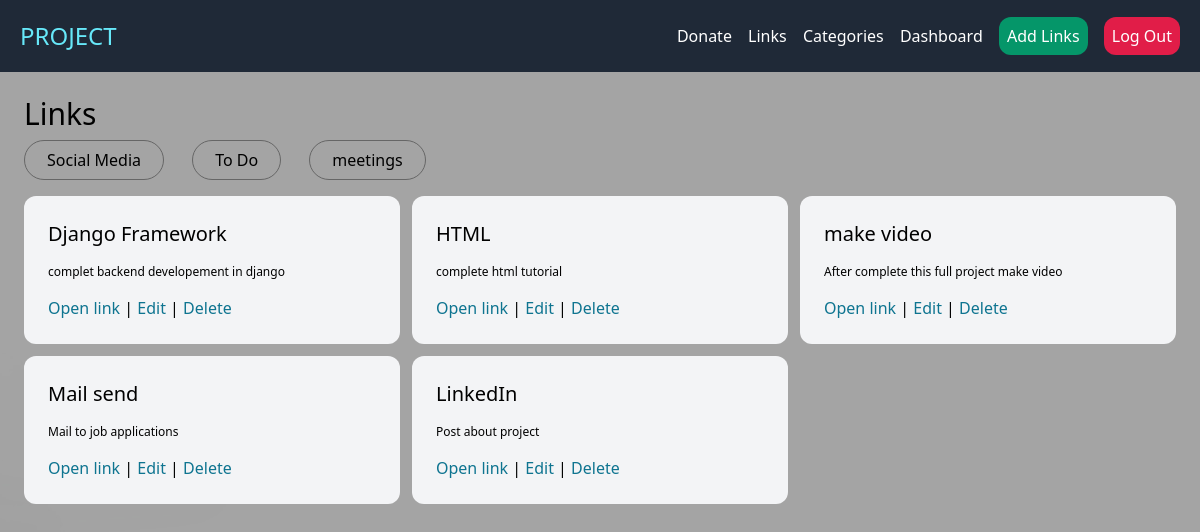
Page /links/ (signed in) on the committed database.
### links/models.py (models this page shows, shortened)
class Category(models.Model):
    name = models.CharField(max_length=255)
    created_by = models.ForeignKey(User, related_name= "categories", on_delete=models.CASCADE)
    created_at = models.DateTimeField(auto_now_add=True)
    class Meta:
        ordering = ('name',)

class Link(models.Model):
    category = models.ForeignKey(Category, related_name='links', on_delete = models.CASCADE)
    name = models.CharField(max_length=255)
    description = models.TextField(blank=True, null = True)
    url = models.CharField(max_length=255)
    created_by = models.ForeignKey(User, related_name='links', on_delete=models.CASCADE)
    created_at = models.DateTimeField(auto_now_add=True)
    class Meta:
        ordering = ("-created_at",)

### links/views.py (the view)
# urls.py: path('', views.links, name = 'links'),
@login_required
def links(request):
    category = request.GET.get('category ', '')
    name = request.user.username
    links = Link.objects.filter(created_by=request.user)
    if category:
        links = links.filter(category_id=category)
    return render(request, 'links/links.html', {
        'links': links,
        'category': category,
        'name' : name,
    })

### links/templates/links/links.html (shortened to what this page needs)
{% extends "core/base.html" %}
{% block additional_css %}
{% load static %}
{% endblock %}
{% block content %}
    <section class ='flex flex-col h-screen'>
        <h1 class ="mb-4 text-3xl" >Links</h1>
        <div id = 'mydiv' class='mb-6 space-x-6 space-y-6'>
            {% for category in request.user.categories.all %}
                <a id = 'buton' class = 'btn' href ="{% url 'links:links' %}?category ={{ category.id }}">{{category.name}}</a>
            {% endfor %}
        </div>
        <div class="grid grid-cols-3 gap-3">
            {% for link in links %}
                <div class="bg-gray-100 p-6 rounded-xl">
                    <h2 class="mb-4 text-xl">{{ link.name }}</h2>
                    {% if link.description %}
                        <p class="mb-4 text-xs">{{ link.description }}</p>
                    {% endif %}
                    <a href="{{ link.url }}" class="text-cyan-700" target="_blank">Open link</a>
                    |
                    <a href="{% url 'links:edit_link' link.id %}" class="text-cyan-700">Edit</a>
                    |
                    <a href="{% url 'links:delete_link' link.id %}" class="text-cyan-700">Delete</a>
                </div>
            {% empty %}
                <div class="bg-gray-100 p-6 rounded-xl">Hi {{name}}, currently you don't have any links for this category... </br> <a class='text-cyan-900 text-xl' href="{% url 'links:create_link' %}"> Add links</a></div>
            {% endfor %}
        </div>
    </section>
{% endblock %}

### core/templates/core/base.html (shortened to what this page needs)
<!DOCTYPE html>
<html lang="en">
    <head>
        <script src = "https://cdn.tailwindcss.com"></script>
    </head>
    <body class=bg-image>
        <nav class = "p-5 flex items-center justify-between bg-gray-800">
            <a class="text-2xl text-cyan-300" href = "/">PROJECT</a>
            <div class="space-x-3">
                {% if request.user.is_authenticated %}
                    <a href="{% url 'core:donate' %}" class = "text-white">Donate</a>
                    <a href="{% url 'links:links' %}" class = "text-white">Links</a>
                    <a href="{% url 'links:categories' %}" class = " text-white " >Categories</a>
                    <a href="{% url 'core:dashboard' %}" class = "text-white">Dashboard</a>
                    <a href="{% url 'links:create_link' %}" class = "px-2 py-2 text-white bg-emerald-600 rounded-xl">Add Links</a>
                    <a href="{% url 'core:logout' %}" class = "px-2 py-2 text-white bg-rose-600 rounded-xl">Log Out</a>
                {% else %}
                    <a href="{% url 'core:signup'%}" class = "px-2 py-2 text-white bg-cyan-600 rounded-xl">Signup</a>
                    <a href="{% url 'core:login' %}" class = "px-2 py-2 text-white bg-gray-500 rounded-xl">Log In</a>
                {% endif %}
            </div>
        </nav>
        <main class = "flex-1 p-6">
            {% block content %}
            {% endblock %}
        </main>
    </body>
</html>

### rows in the picture
Category: name "Social Media"
Category: name "To Do"
Category: name "meetings"
Link: name "Django Framework", description "complet backend developement in django"
Link: name "HTML", description "complete html tutorial"
Link: name "make video", description "After complete this full project make video"
Link: name "Mail send", description "Mail to job applications"
Link: name "LinkedIn", description "Post about project"
